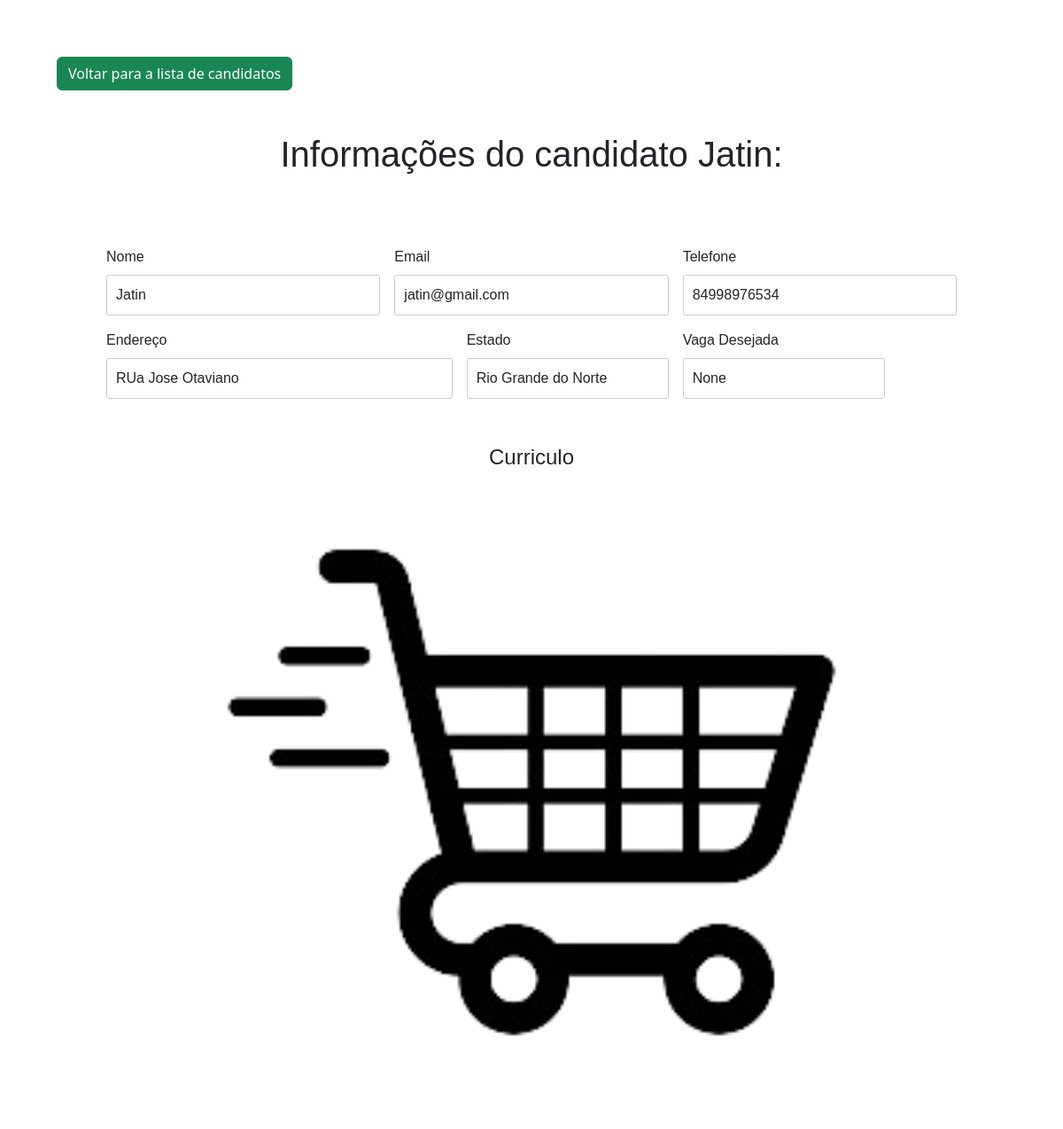
Page /candidato/detalhes/3 on the earlier database version.
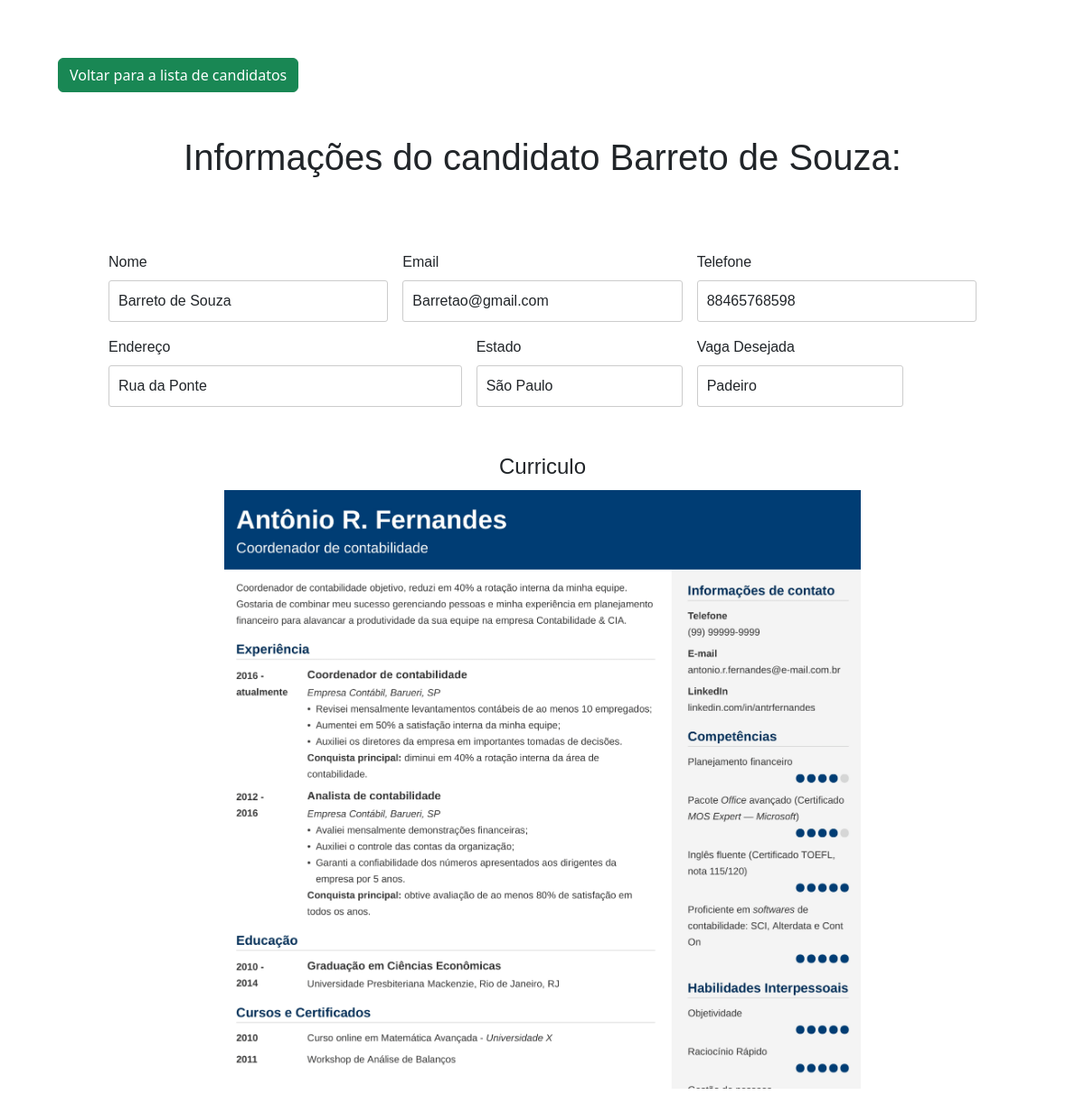
Same page on the later database version.
### ofertas/models.py (models this page shows, shortened)
class Candidato(models.Model):
    nome = models.CharField(max_length=250)
    email = models.EmailField()
    telefone = models.CharField(max_length=11)
    endereco = models.CharField(max_length=100)
    estado = models.ForeignKey(Estado, on_delete=models.CASCADE)
    curriculo = models.ImageField(upload_to='static/ofertas/img')
    vaga_emprego = models.ForeignKey(Vaga_emprego, on_delete=models.SET_NULL,
                                     null=True, default='')

class Estado(models.Model):
    nome_estado = models.CharField(max_length=100)
    sigla = models.CharField(max_length=2)
    def __str__(self):
        return self.nome_estado

class Vaga_emprego(models.Model):
    nome_vaga = models.CharField(max_length=50)
    carga_horaria = models.FloatField()
    salario = models.FloatField()
    def __str__(self):
        return self.nome_vaga

### ofertas/views.py (the view)
# urls.py: path('candidato/detalhes/<int:id>', views.candidato_detalhe,name='candidato_detalhe'),
@has_role_decorator('administrador')
def candidato_detalhe(request, id):
    candidato = get_object_or_404(Candidato, id=id)
    context = {'candidato': candidato}
    return render(request, 'ofertas/pages/candidato_detalhe.html', context)

### ofertas/templates/ofertas/pages/candidato_detalhe.html
{% include 'ofertas/partials/head.html' %}
<body>
    <a href="{% url 'candidato_listar' %}" class="btn btn-success mb-3 new voltar">Voltar para a lista de candidatos</a>
    <h1 class="h1-candidato">Informações do candidato {{candidato.nome}}:</h1>
    <div class="candidato-detail">
        <form class="row g-3 needs-validation" novalidate>
            <div class="col-md-4">
                <label for="validationCustom01" class="form-label">Nome</label>
                <input type="text" class="form-control" id="validationCustom01" value="{{candidato.nome}}" required>
            </div>
            <div class="col-md-4">
                <label for="validationCustom02" class="form-label">Email</label>
                <input type="email" class="form-control" id="validationCustom02" value="{{candidato.email}}" required>
            </div>
            <div class="col-md-4">
                <label for="validationCustomUsername" class="form-label">Telefone</label>
                <div class="input-group has-validation">
                    <input type="text" class="form-control" id="validationCustomUsername"
                        aria-describedby="inputGroupPrepend" required value="{{candidato.telefone}}">
                </div>
            </div>
            <div class="col-md-5">
                <label for="validationCustom03" class="form-label">Endereço</label>
                <input type="text" class="form-control" id="validationCustom03" required value="{{candidato.endereco}}">
            </div>
            <div class="col-md-3">
                <label for="validationCustom04" class="form-label">Estado</label>
                <input type="text" class="form-control" id="validationCustom03" required value="{{candidato.estado}}">
            </div>
            <div class="col-md-3">
                <label for="validationCustom05" class="form-label">Vaga Desejada</label>
                <input type="text" class="form-control" id="validationCustom05" required value="{{candidato.vaga_emprego}}">
            </div>
                <label for="validationCustom05" class="form-label label-candidato">Curriculo</label>
                <img class="img-candidato" src="{{candidato.curriculo.url}}" alt="curriculo">
        </form>
    </div>
</body>

Differences in the rows shown:
changed Candidato: nome "Jatin" → "Barreto de Souza"; email "jatin@gmail.com" → "Barretao@gmail.com"; telefone "84998976534" → "88465768598"; endereco "RUa Jose Otaviano" → "Rua da Ponte"; estado "Rio Grande do Norte" → "São Paulo"; vaga_emprego "None" → "Padeiro"; curriculo: a different picture
